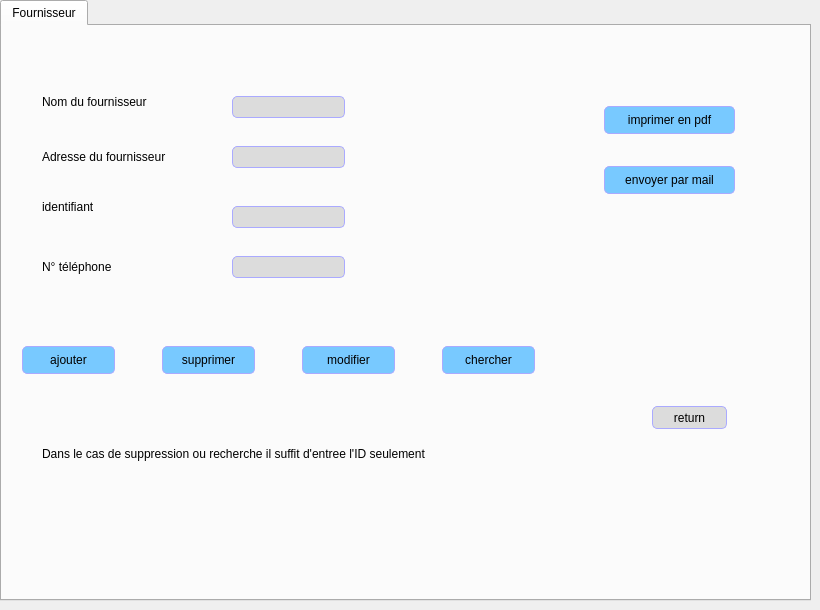
        <widget class="QWidget" name="page_18">
         <widget class="QTabWidget" name="tabWidget_14">
          <property name="geometry">
           <rect>
            <x>0</x>
            <y>0</y>
            <width>811</width>
            <height>601</height>
           </rect>
          </property>
          <widget class="QWidget" name="tab_17">
           <attribute name="title">
            <string>Fournisseur</string>
           </attribute>
           <widget class="QPushButton" name="pushButton_32">
            <property name="geometry">
             <rect>
              <x>650</x>
              <y>380</y>
              <width>75</width>
              <height>23</height>
             </rect>
            </property>
            <property name="styleSheet">
             <string notr="true">QPushButton:checked {
    background-color: qlineargradient(spread:pad, x1:0, y1:0, x2:0, y2:1,   stop:0 rgb(120, 201, 255), stop:1 rgb(120, 0, 255))
}

QPushButton:hover {

	
	background-color: rgb(255, 0, 0);
}
QPushButton {
    background-color: rgb(220,220,220);
 border: 1px solid black;
	border-color: rgb(170, 170, 255);
     border-radius: 5px;
}</string>
            </property>
            <property name="text">
             <string>return</string>
            </property>
           </widget>
           <widget class="QLineEdit" name="lineEdit_19">
            <property name="geometry">
             <rect>
              <x>230</x>
              <y>180</y>
              <width>113</width>
              <height>22</height>
             </rect>
            </property>
            <property name="styleSheet">
             <string notr="true">background-color: rgb(220,220,220);
 border: 1px solid black;
	border-color: rgb(170, 170, 255);
     border-radius: 5px;</string>
            </property>
           </widget>
           <widget class="QPushButton" name="pushButton_57">
            <property name="geometry">
             <rect>
              <x>160</x>
              <y>320</y>
              <width>93</width>
              <height>28</height>
             </rect>
            </property>
            <property name="styleSheet">
             <string notr="true">QPushButton:checked {
    background-color: qlineargradient(spread:pad, x1:0, y1:0, x2:0, y2:1,   stop:0 rgb(120, 201, 255), stop:1 rgb(120, 0, 255))
}

QPushButton:hover {

	background-color: rgb(170, 255, 255);
}
QPushButton {
     background-color: rgb(120, 201, 255); border: 1px solid black;
	border-color: rgb(170, 170, 255);
     border-radius: 5px;
}</string>
            </property>
            <property name="text">
             <string>supprimer</string>
            </property>
           </widget>
           <widget class="QLineEdit" name="lineEdit_18">
            <property name="geometry">
             <rect>
              <x>230</x>
              <y>120</y>
              <width>113</width>
              <height>22</height>
             </rect>
            </property>
            <property name="styleSheet">
             <string notr="true">background-color: rgb(220,220,220);
 border: 1px solid black;
	border-color: rgb(170, 170, 255);
     border-radius: 5px;</string>
            </property>
           </widget>
           <widget class="QPushButton" name="pushButton_61">
            <property name="geometry">
             <rect>
              <x>602</x>
              <y>140</y>
              <width>131</width>
              <height>28</height>
             </rect>
            </property>
            <property name="styleSheet">
             <string notr="true">QPushButton:checked {
    background-color: qlineargradient(spread:pad, x1:0, y1:0, x2:0, y2:1,   stop:0 rgb(120, 201, 255), stop:1 rgb(120, 0, 255))
}

QPushButton:hover {

	background-color: rgb(170, 255, 255);
}
QPushButton {
     background-color: rgb(120, 201, 255); border: 1px solid black;
	border-color: rgb(170, 170, 255);
     border-radius: 5px;
}</string>
            </property>
            <property name="text">
             <string>envoyer par mail</string>
            </property>
           </widget>
           <widget class="QLabel" name="label_22">
            <property name="geometry">
             <rect>
              <x>40</x>
              <y>50</y>
              <width>131</width>
              <height>51</height>
             </rect>
            </property>
            <property name="text">
             <string>Nom du fournisseur</string>
            </property>
           </widget>
           <widget class="QLabel" name="label_24">
            <property name="geometry">
             <rect>
              <x>40</x>
              <y>170</y>
              <width>131</width>
              <height>21</height>
             </rect>
            </property>
            <property name="text">
             <string>identifiant</string>
            </property>
           </widget>
           <widget class="QLabel" name="label_23">
            <property name="geometry">
             <rect>
              <x>40</x>
              <y>120</y>
              <width>151</width>
              <height>21</height>
             </rect>
            </property>
            <property name="text">
             <string>Adresse du fournisseur</string>
            </property>
           </widget>
           <widget class="QPushButton" name="pushButton_59">
            <property name="geometry">
             <rect>
              <x>440</x>
              <y>320</y>
              <width>93</width>
              <height>28</height>
             </rect>
            </property>
            <property name="styleSheet">
             <string notr="true">QPushButton:checked {
    background-color: qlineargradient(spread:pad, x1:0, y1:0, x2:0, y2:1,   stop:0 rgb(120, 201, 255), stop:1 rgb(120, 0, 255))
}

QPushButton:hover {

	background-color: rgb(170, 255, 255);
}
QPushButton {
     background-color: rgb(120, 201, 255); border: 1px solid black;
	border-color: rgb(170, 170, 255);
     border-radius: 5px;
}</string>
            </property>
            <property name="text">
             <string>chercher</string>
            </property>
           </widget>
           <widget class="QPushButton" name="pushButton_58">
            <property name="geometry">
             <rect>
              <x>300</x>
              <y>320</y>
              <width>93</width>
              <height>28</height>
             </rect>
            </property>
            <property name="styleSheet">
             <string notr="true">QPushButton:checked {
    background-color: qlineargradient(spread:pad, x1:0, y1:0, x2:0, y2:1,   stop:0 rgb(120, 201, 255), stop:1 rgb(120, 0, 255))
}

QPushButton:hover {

	background-color: rgb(170, 255, 255);
}
QPushButton {
     background-color: rgb(120, 201, 255); border: 1px solid black;
	border-color: rgb(170, 170, 255);
     border-radius: 5px;
}</string>
            </property>
            <property name="text">
             <string>modifier</string>
            </property>
           </widget>
           <widget class="QPushButton" name="pushButton_56">
            <property name="geometry">
             <rect>
              <x>20</x>
              <y>320</y>
              <width>93</width>
              <height>28</height>
             </rect>
            </property>
            <property name="styleSheet">
             <string notr="true">QPushButton:checked {
    background-color: qlineargradient(spread:pad, x1:0, y1:0, x2:0, y2:1,   stop:0 rgb(120, 201, 255), stop:1 rgb(120, 0, 255))
}

QPushButton:hover {

	background-color: rgb(170, 255, 255);
}
QPushButton {
     background-color: rgb(120, 201, 255); border: 1px solid black;
	border-color: rgb(170, 170, 255);
     border-radius: 5px;
}</string>
            </property>
            <property name="text">
             <string>ajouter</string>
            </property>
           </widget>
           <widget class="QLineEdit" name="lineEdit_17">
            <property name="geometry">
             <rect>
              <x>230</x>
              <y>70</y>
              <width>113</width>
              <height>22</height>
             </rect>
            </property>
            <property name="styleSheet">
             <string notr="true">background-color: rgb(220,220,220);
 border: 1px solid black;
	border-color: rgb(170, 170, 255);
     border-radius: 5px;</string>
            </property>
           </widget>
           <widget class="QLabel" name="label_25">
            <property name="geometry">
             <rect>
              <x>40</x>
              <y>230</y>
              <width>151</width>
              <height>21</height>
             </rect>
            </property>
            <property name="text">
             <string>N° téléphone</string>
            </property>
           </widget>
           <widget class="QLineEdit" name="lineEdit_20">
            <property name="geometry">
             <rect>
              <x>230</x>
              <y>230</y>
              <width>113</width>
              <height>22</height>
             </rect>
            </property>
            <property name="styleSheet">
             <string notr="true">background-color: rgb(220,220,220);
 border: 1px solid black;
	border-color: rgb(170, 170, 255);
     border-radius: 5px;</string>
            </property>
           </widget>
           <widget class="QPushButton" name="pushButton_60">
            <property name="geometry">
             <rect>
              <x>602</x>
              <y>80</y>
              <width>131</width>
              <height>28</height>
             </rect>
            </property>
            <property name="styleSheet">
             <string notr="true">QPushButton:checked {
    background-color: qlineargradient(spread:pad, x1:0, y1:0, x2:0, y2:1,   stop:0 rgb(120, 201, 255), stop:1 rgb(120, 0, 255))
}

QPushButton:hover {

	background-color: rgb(170, 255, 255);
}
QPushButton {
     background-color: rgb(120, 201, 255); border: 1px solid black;
	border-color: rgb(170, 170, 255);
     border-radius: 5px;
}</string>
            </property>
            <property name="text">
             <string>imprimer en pdf</string>
            </property>
           </widget>
           <widget class="QLabel" name="label_46">
            <property name="geometry">
             <rect>
              <x>40</x>
              <y>420</y>
              <width>451</width>
              <height>16</height>
             </rect>
            </property>
            <property name="text">
             <string>Dans le cas de suppression ou recherche il suffit d'entree l'ID seulement</string>
            </property>
           </widget>
          </widget>
         </widget>
        </widget>
